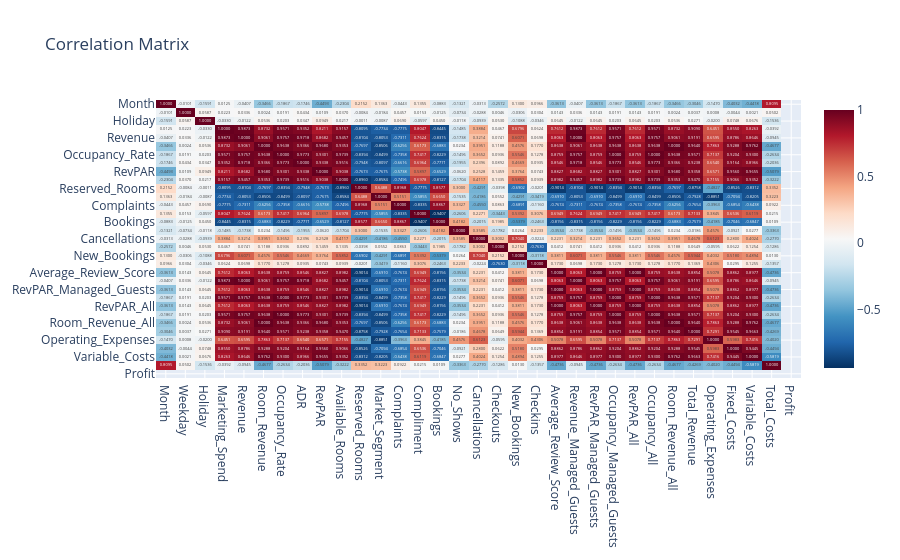

The notebook cell this image was saved under:
### Code cell
corr=df.corr(numeric_only=True)
fig = px.imshow(corr,text_auto=".4f",color_continuous_scale="RdBu_r",aspect="auto",title="Correlation Matrix")
fig.show()

### Figure 1 — Plotly figure (JSON) as saved in the notebook; plotly's stock layout.template omitted (floating-point values rounded to 4 significant figures; data arrays with more than 128 entries replaced by an {"elided": "..."} marker saying what was removed)
{"data": [{"coloraxis": "coloraxis", "hovertemplate": "x: %{x}<br>y: %{y}<br>color: %{z}<extra></extra>", "name": "0", "texttemplate": "%{z:.4f}", "type": "heatmap", "x": ["Month", "Weekday", "Holiday", "Marketing_Spend", "Revenue", "Room_Revenue", "Occupancy_Rate", "ADR", "RevPAR", "Available_Rooms", "Reserved_Rooms", "Market_Segment", "Complaints", "Compliment", "Bookings", "No_Shows", "Cancellations", "Checkouts", "New_Bookings", "Checkins", "Average_Review_Score", "Revenue_Managed_Guests", "RevPAR_Managed_Guests", "Occupancy_Managed_Guests", "RevPAR_All", "Occupancy_All", "Room_Revenue_All", "Total_Revenue", "Operating_Expenses", "Fixed_Costs", "Variable_Costs", "Total_Costs", "Profit"], "xaxis": "x", "y": ["Month", "Weekday", "Holiday", "Marketing_Spend", "Revenue", "Room_Revenue", "Occupancy_Rate", "ADR", "RevPAR", "Available_Rooms", "Reserved_Rooms", "Market_Segment", "Complaints", "Compliment", "Bookings", "No_Shows", "Cancellations", "Checkouts", "New_Bookings", "Checkins", "Average_Review_Score", "Revenue_Managed_Guests", "RevPAR_Managed_Guests", "Occupancy_Managed_Guests", "RevPAR_All", "Occupancy_All", "Room_Revenue_All", "Total_Revenue", "Operating_Expenses", "Fixed_Costs", "Variable_Costs", "Total_Costs", "Profit"], "yaxis": "y", "z": {"elided": "33x33 float values"}}], "layout": {"coloraxis": {"autocolorscale": false, "colorscale": [[0, "rgb(5,48,97)"], [0.1, "rgb(33,102,172)"], [0.2, "rgb(67,147,195)"], [0.3, "rgb(146,197,222)"], [0.4, "rgb(209,229,240)"], [0.5, "rgb(247,247,247)"], [0.6, "rgb(253,219,199)"], [0.7, "rgb(244,165,130)"], [0.8, "rgb(214,96,77)"], [0.9, "rgb(178,24,43)"], [1, "rgb(103,0,31)"]]}, "title": {"text": "Correlation Matrix"}, "xaxis": {"anchor": "y", "domain": [0, 1]}, "yaxis": {"anchor": "x", "autorange": "reversed", "domain": [0, 1]}}}
